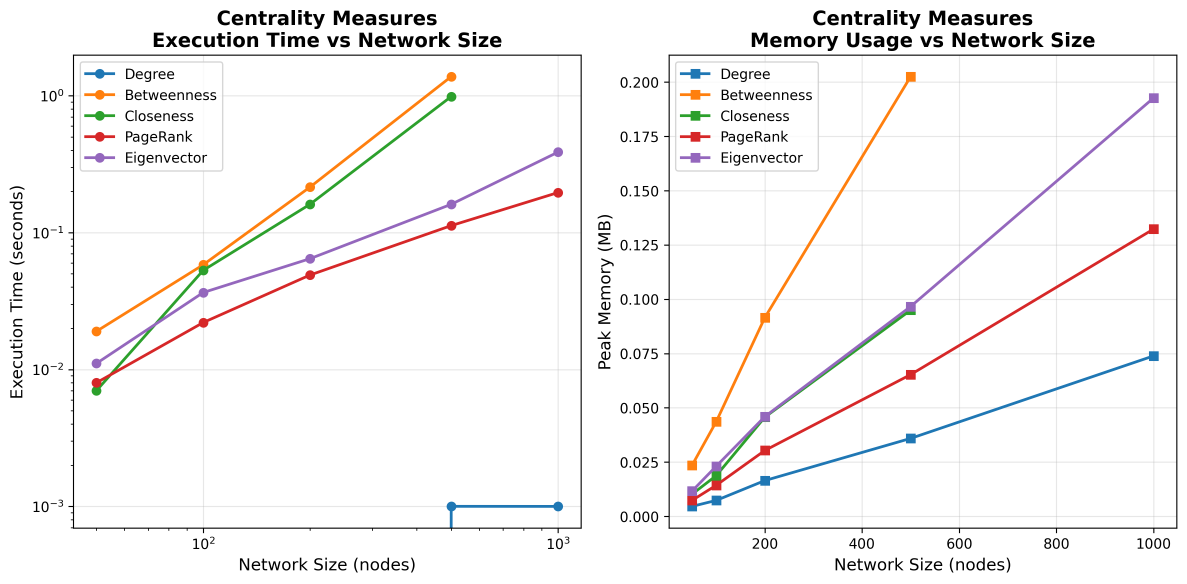
#> input picture outputs/benchmark_centrality.png, 3560 x 1750 px (shown at 1/3 size); its folder holds 4 pictures in this run
$ python compress_images.py
#> lines starting #> are read from the running program, lines starting #| are printed output that depends on the picture
"""
Compress images for Overleaf upload
Reduces DPI and file size while maintaining quality
"""
from PIL import Image
import os

Image.MAX_IMAGE_PIXELS = None  # Remove limit for reading large images

input_dir = 'outputs'
output_dir = 'outputs_compressed'

os.makedirs(output_dir, exist_ok=True)

for filename in os.listdir(input_dir):
    if filename.endswith('.png'):
        input_path = os.path.join(input_dir, filename)
        output_path = os.path.join(output_dir, filename)

        print(f"Compressing {filename}...")

        # Open and resize to reasonable size
        img = Image.open(input_path)
#> img is the input picture: PIL image 3560x1750 RGBA; mean R, G, B, A 245.6, 244.5, 244.2, 255

        # Resize to max 2000 pixels on longest side (good for documents)
        max_size = 2000
        if max(img.size) > max_size:
            ratio = max_size / max(img.size)
#> ratio = 0.562
            new_size = tuple(int(dim * ratio) for dim in img.size)
#> new_size = (2000, 983)
            img = img.resize(new_size, Image.Resampling.LANCZOS)
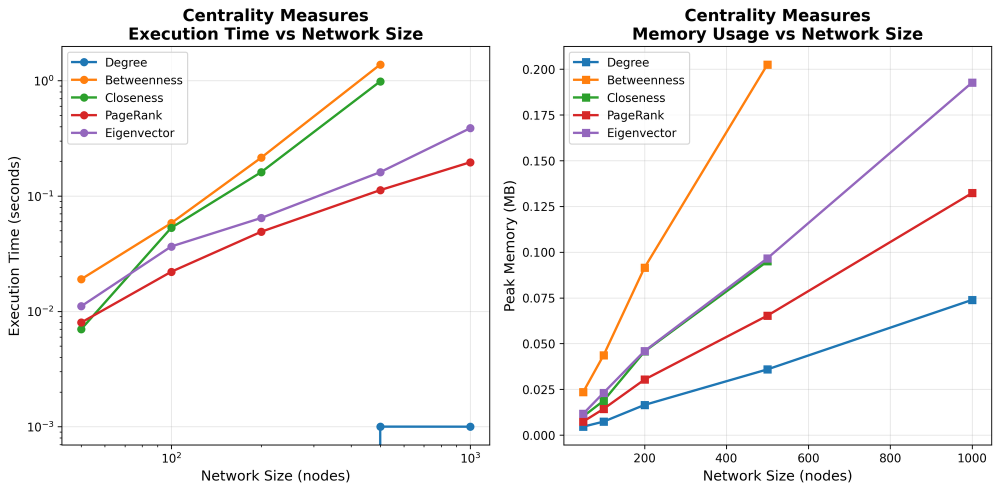
#> img: PIL image 2000x983 RGBA (shown at 1/2 size); mean R, G, B, A 245.5, 244.4, 244.2, 255
            print(f"  Resized from {img.size} to {new_size}")
#|   Resized from (2000, 983) to (2000, 983)

        # Save with compression
        img.save(output_path, 'PNG', optimize=True, compress_level=9)

        # Show file size reduction
        orig_size = os.path.getsize(input_path) / 1024 / 1024
        new_size = os.path.getsize(output_path) / 1024 / 1024
        print(f"  {orig_size:.2f}MB -> {new_size:.2f}MB ({(1-new_size/orig_size)*100:.1f}% reduction)")
#> pass 2 of the loop `for filename in os.listdir(input_dir):`:
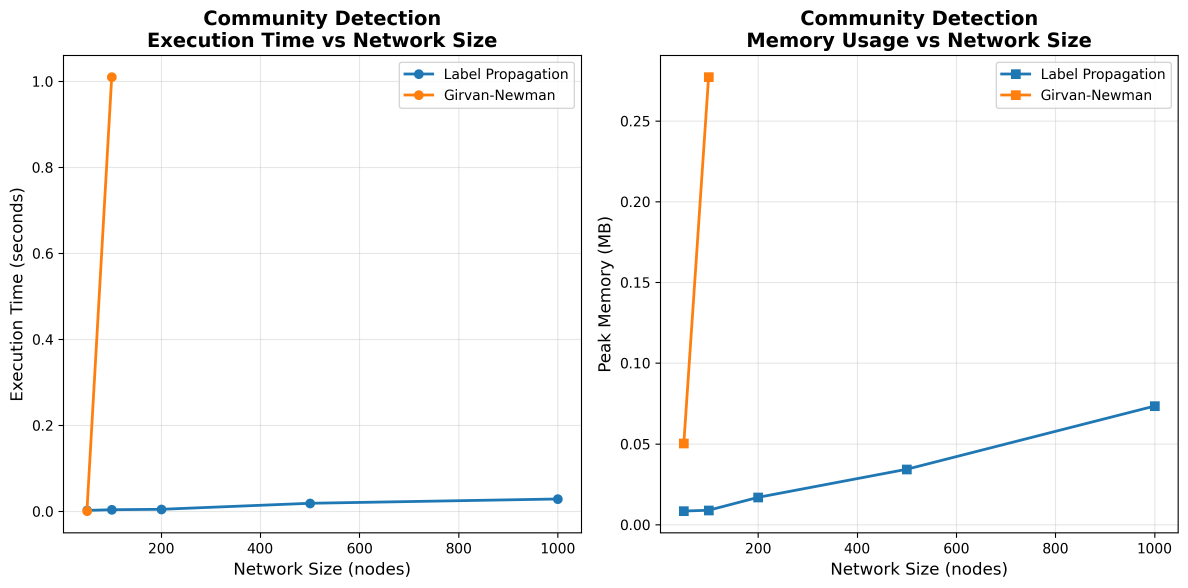
#> input picture outputs/benchmark_community_detection.png, 3564 x 1764 px (shown at 1/3 size)
#> img is the input picture: PIL image 3564x1764 RGBA; mean R, G, B, A 247.1, 247, 246.8, 255
#> `img = img.resize(new_size, Image.Resampling.LANCZOS)`:
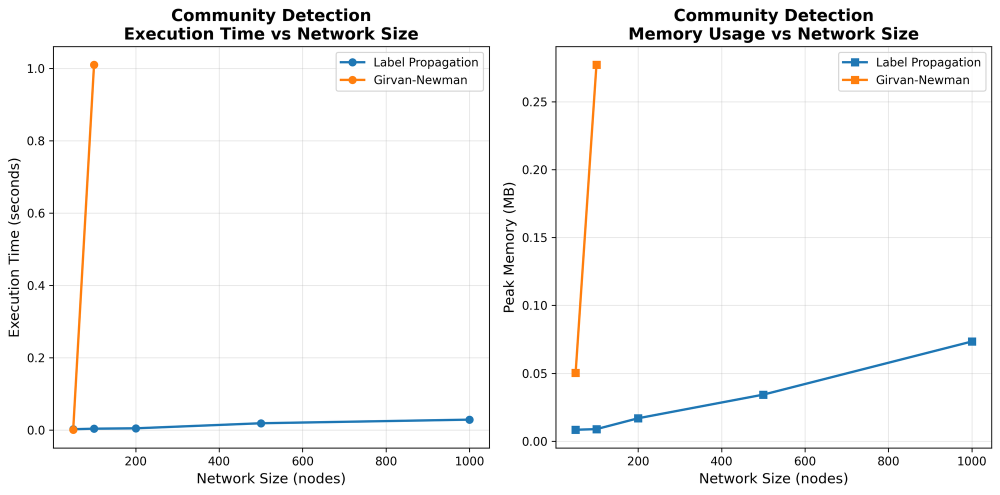
#> img: PIL image 2000x989 RGBA (shown at 1/2 size); mean R, G, B, A 247, 246.9, 246.8, 255
#|   Resized from (2000, 989) to (2000, 989)
#> pass 3 of the loop `for filename in os.listdir(input_dir):`:
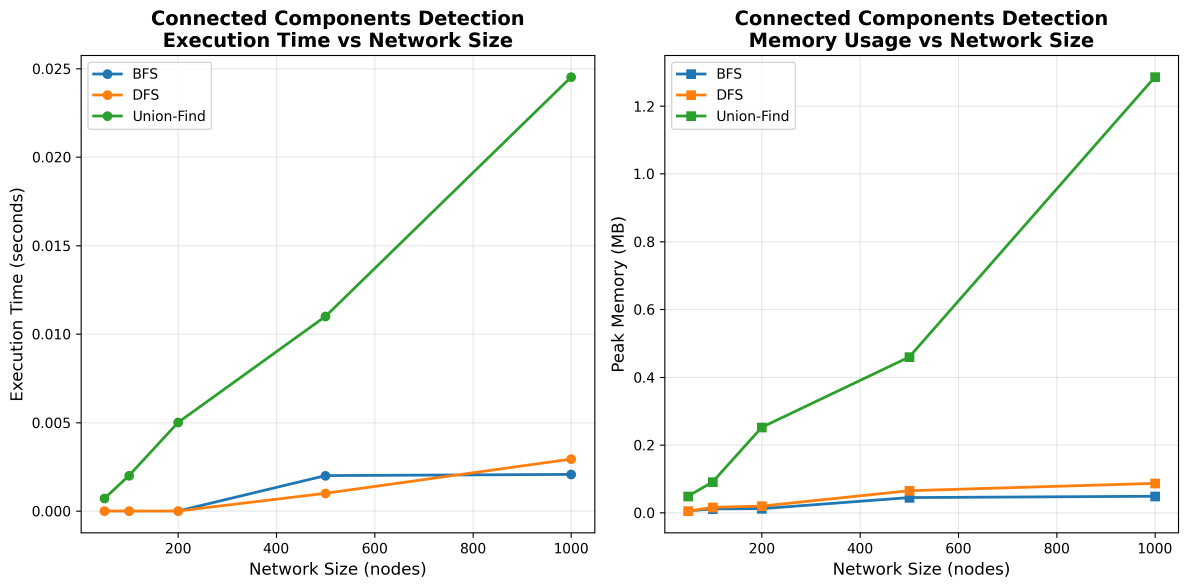
#> input picture outputs/benchmark_connected_components.png, 3564 x 1764 px (shown at 1/3 size)
#> img is the input picture: PIL image 3564x1764 RGBA; mean R, G, B, A 245.5, 245.9, 244.9, 255
#> `img = img.resize(new_size, Image.Resampling.LANCZOS)`:
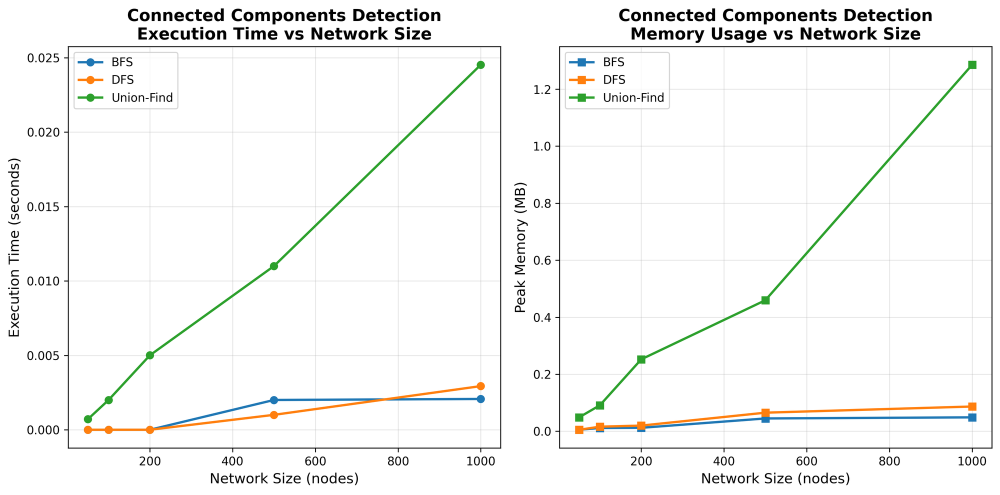
#> img: PIL image 2000x989 RGBA (shown at 1/2 size); mean R, G, B, A 245.4, 245.9, 244.8, 255
#|   Resized from (2000, 989) to (2000, 989)
#> the loop made 4 passes; the first 3 are shown

print("\nDone! Upload images from 'outputs_compressed' folder to Overleaf")
